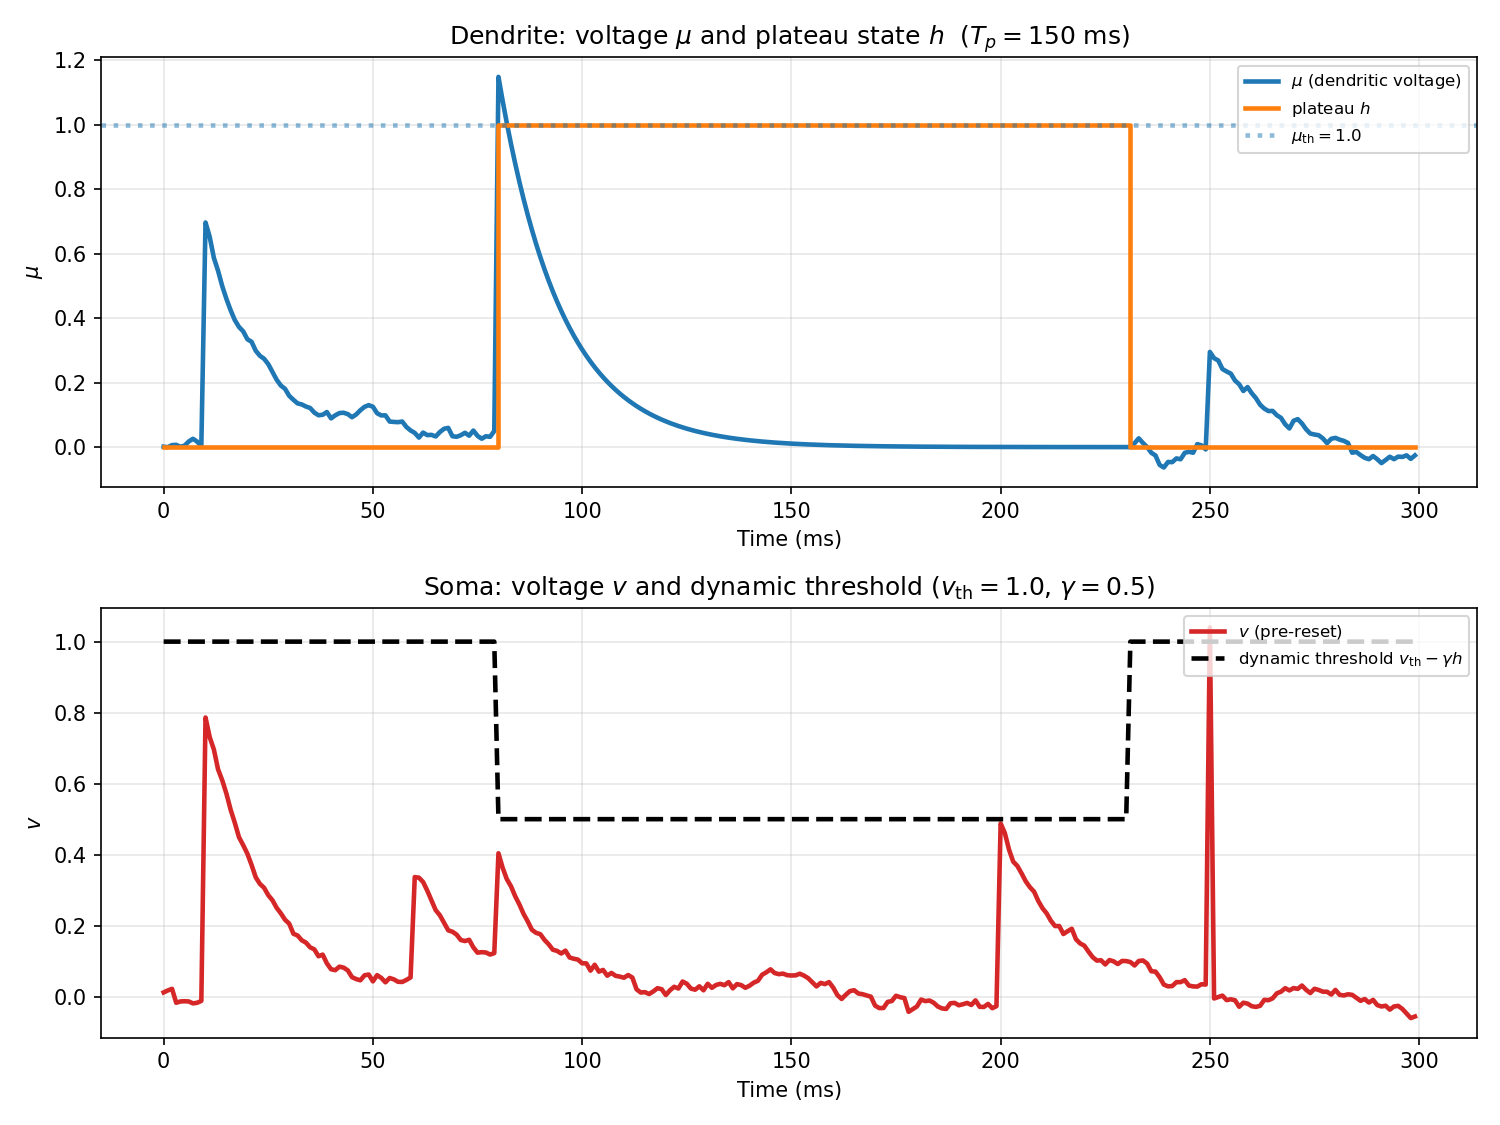

The Python source for this figure:
#!/usr/bin/env python3
"""
Minimal demo of one two-compartmental hidden neuron driven by mock input.

Setup:
  - 5 input channels, spikes at t = 10, 80, 200, 45, 250 ms.
  - Dendritic weights: [0.7, 1.0, 0.2, 0.0, 0.3]
  - Somatic   weights: [0.8, 0.3, 0.5, 0.3, 1.0]
  - Plateau window T_p fixed to 150 ms (reproducible).

Plots two subplots:
  1. dendritic voltage mu and plateau state h
  2. somatic voltage v and dynamic threshold v_th - gamma * h

"""
import os
import sys

import jax
import jax.numpy as jnp
import numpy as np
import matplotlib
matplotlib.use("Agg")
import matplotlib.pyplot as plt

jax.config.update("jax_enable_x64", True)

_SCRIPT_DIR = os.path.dirname(os.path.abspath(__file__))
_ROOT = os.path.dirname(_SCRIPT_DIR)
_NO_HISTORY = os.path.join(_ROOT, "no_history")
if _NO_HISTORY not in sys.path:
    sys.path.insert(0, _NO_HISTORY)

from config import NeuronConfig  # noqa: E402
from two_comp_neuron import TwoCompNeuron  # noqa: E402

_TRACE_LW = 2.2


def build_mock_input(T: int, spike_times_ms, n_inputs: int) -> jnp.ndarray:
    """One input channel per spike time. Channel i fires a single spike at
    spike_times_ms[i] (dt = 1 ms). Returns (T, n_inputs) float array."""
    assert len(spike_times_ms) == n_inputs
    x = np.zeros((T, n_inputs), dtype=np.float64)
    for ch, t in enumerate(spike_times_ms):
        x[t, ch] = 1.0
    return jnp.array(x)


def run_demo():
    config = NeuronConfig()

    T = 300
    spike_times = [10, 80, 200, 60, 250]
    n_inputs = 5
    n_neurons = 1

    w_dend = jnp.array([[0.7, 1.1, 0.2, 0.0, 0.3]])
    w_soma = jnp.array([[0.8, 0.3, 0.5, 0.3, 1.0]])

    neuron = TwoCompNeuron(jax.random.PRNGKey(0), n_neurons, n_inputs, config)
    neuron.w_dend = w_dend
    neuron.w_soma = w_soma
    # Deterministic plateau window (150 ms).
    T_p = jnp.array([150], dtype=jnp.int32)

    x_input = build_mock_input(T, spike_times, n_inputs)
    dend_inputs = x_input @ w_dend.T  # (T, 1)
    soma_inputs = x_input @ w_soma.T  # (T, 1)

    # Tiny gaussian background noise on both compartments so the traces
    # look like real sub-threshold voltages instead of flat zero lines.
    rng = np.random.default_rng(0)
    noise_std = 0.01
    dend_inputs = dend_inputs + jnp.array(rng.normal(0, noise_std, size=(T, 1)))
    soma_inputs = soma_inputs + jnp.array(rng.normal(0, noise_std, size=(T, 1)))

    alpha_s = neuron.alpha_s
    alpha_d = neuron.alpha_d

    carry = neuron.init_carry()
    mu_hist = np.zeros(T)
    v_hist = np.zeros(T)
    v_pre_hist = np.zeros(T)
    h_hist = np.zeros(T, dtype=np.int32)
    o_hist = np.zeros(T, dtype=np.int32)

    for t in range(T):
        carry, o, v_pre_reset, h, _h_prev, _mu_at_tp = TwoCompNeuron.forward_step(
            carry,
            dend_inputs[t],
            soma_inputs[t],
            jnp.array(t, dtype=jnp.int32),
            alpha_s,
            alpha_d,
            T_p,
            config,
        )
        mu, v, _h_c, _tp, _matp, _E, _dmu, _dmu_atp = carry
        mu_hist[t] = float(mu[0])
        v_hist[t] = float(v[0])
        v_pre_hist[t] = float(v_pre_reset[0])
        h_hist[t] = int(h[0])
        o_hist[t] = int(o[0])

    return {
        "T": T,
        "config": config,
        "spike_times": spike_times,
        "mu": mu_hist,
        "v": v_hist,
        "v_pre": v_pre_hist,
        "h": h_hist,
        "o": o_hist,
        "T_p": int(T_p[0]),
    }


def plot_demo(res: dict, out_path: str):
    T = res["T"]
    cfg = res["config"]
    t_axis = np.arange(T)
    mu = res["mu"]
    v_pre = res["v_pre"]
    h = res["h"]
    dyn_threshold = cfg.v_th - cfg.gamma * h

    fig, (ax_d, ax_s) = plt.subplots(2, 1, figsize=(10, 7.5))

    # --- Subplot 1: dendritic voltage mu + plateau state h ---
    ax_d.plot(
        t_axis, mu, color="C0", label=r"$\mu$ (dendritic voltage)",
        linewidth=_TRACE_LW,
    )
    ax_d.plot(
        t_axis, h, color="C1", drawstyle="steps-post",
        label=r"plateau $h$", linewidth=_TRACE_LW,
    )
    ax_d.axhline(
        cfg.mu_th, color="C0", linestyle=":", alpha=0.5,
        label=rf"$\mu_\mathrm{{th}}={cfg.mu_th}$", linewidth=_TRACE_LW,
    )
    ax_d.set_ylabel(r"$\mu$")

    ax_d.set_title(r"Dendrite: voltage $\mu$ and plateau state $h$"
                   rf"  ($T_p={res['T_p']}$ ms)")
    ax_d.set_xlabel("Time (ms)")
    ax_d.grid(True, alpha=0.3)
    ax_d.legend(loc="upper right", fontsize=8)

    # --- Subplot 2: somatic pre-reset v + dynamic threshold v_th - gamma*h ---
    ax_s.plot(
        t_axis, v_pre, color="C3", label=r"$v$ (pre-reset)",
        linewidth=_TRACE_LW,
    )
    ax_s.plot(
        t_axis, dyn_threshold, color="k", linestyle="--",
        label=r"dynamic threshold $v_\mathrm{th}-\gamma h$",
        linewidth=_TRACE_LW,
    )

    ax_s.set_ylabel(r"$v$")
    ax_s.set_xlabel("Time (ms)")
    ax_s.set_title(r"Soma: voltage $v$ and dynamic threshold "
                   rf"($v_\mathrm{{th}}={cfg.v_th}$, $\gamma={cfg.gamma}$)")
    ax_s.grid(True, alpha=0.3)
    ax_s.legend(loc="upper right", fontsize=8)

    fig.tight_layout()
    fig.savefig(out_path, dpi=150)
    svg_path = os.path.splitext(out_path)[0] + ".svg"
    fig.savefig(svg_path)
    plt.close(fig)
    print(f"Saved {out_path}")
    print(f"Saved {svg_path}")


def main():
    res = run_demo()
    print(f"Hidden output spikes at t = {np.where(res['o'] > 0)[0].tolist()} ms")
    print(f"Plateau active for {int(res['h'].sum())} ms total")
    out_path = os.path.join(_SCRIPT_DIR, "demo.png")
    plot_demo(res, out_path)


if __name__ == "__main__":
    main()
